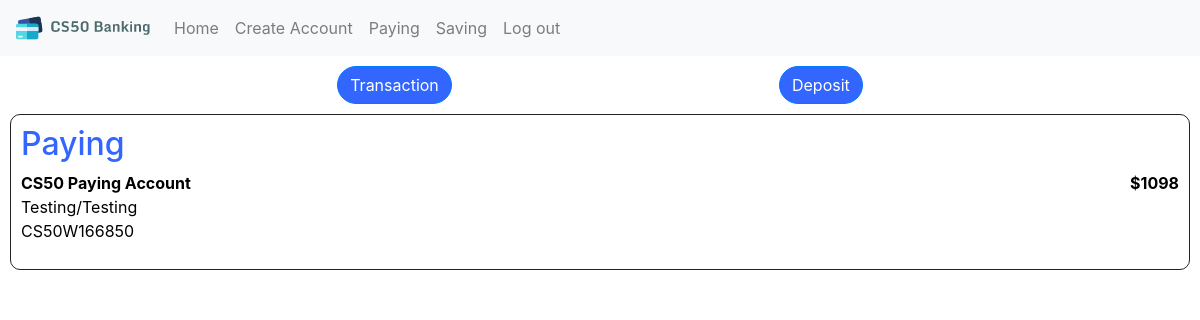
The app's page /paying (signed in) with its own data.
### bank/models.py (models this page shows, shortened)
class Bankaccount(models.Model):
    holder = models.ManyToManyField('User', blank=False, related_name="account")
    holder_name = models.CharField(max_length=150)
    name = models.CharField(max_length=50)
    number = models.CharField(max_length=18, unique=True)
    amount = models.IntegerField()
    type = models.CharField(max_length=4)
    interest = models.IntegerField()

### bank/views.py (the view)
# urls.py: path("paying", views.paying, name="paying"),
def paying(request):
    user = User.objects.get(pk=request.user.id)
    return render(request, "bank/index.html", {
        "user": user,
        "paying": True,
        "saving": False,
        "paying_accounts": user.account.filter(type = "Pay")
    })

### bank/templates/bank/index.html (shortened to what this page needs)
{% extends "bank/layout.html" %}
{% load static %}
{% block body %}
    <div id"index_container">
        <div id="index_actions">
            <form action="{% url 'transaction' %}">
                <button type="submit" class="btn btn-primary btn-rounded">Transaction</button>
            </form>
            <form action="{% url 'deposit' %}">
                <button type="submit" class="btn btn-primary btn-rounded">Deposit</button>
            </form>
        </div>
        {% if paying %}
            <div id="index_paying">
                <h2>Paying</h2>
                {% for account in paying_accounts %}
                    <a id="account_href" href="{% url 'account' id=account.id %}">
                        <div id="paying_account{{ account.id }}">
                            <div id="paying_account_flex">
                                <b>{{ account.name }}</b>
                                <b>${{ account.amount }}</b>
                            </div>
                            <p>
                                {{ account.holder_name }}<br>
                                {{ account.number }}
                            </p>
                        </div>
                    </a>
                {% endfor %}
            </div>
        {% endif %}
    </div>
{% endblock %}

### bank/static/bank/styles.css (style rules this page uses)
#index_paying, #index_saving, #account_transactions, .transaction_extra { border: 1px solid; border-radius: 10px; margin: 10px; padding: 10px; }
#index_actions { margin: 10px; }
#paying_account_flex, #saving_account_flex, .transaction_flex { display: flex; flex-direction: row; justify-content: space-between; cursor: pointer; }
#account_href:link, #account_href:hover, #account_href:visited, #account_href:active { color: black; text-decoration: none; }
#account_actions, #index_actions { display: flex; flex-direction: row; justify-content: space-evenly; }
h2 { color: rgb(51, 102, 255); }
.btn { background-color: rgb(51, 102, 255) !important; border-radius: 40px !important; }

### records on screen
Bankaccount: name "CS50 Paying Account", amount "1098", holder_name "Testing/Testing", number "CS50W166850"
